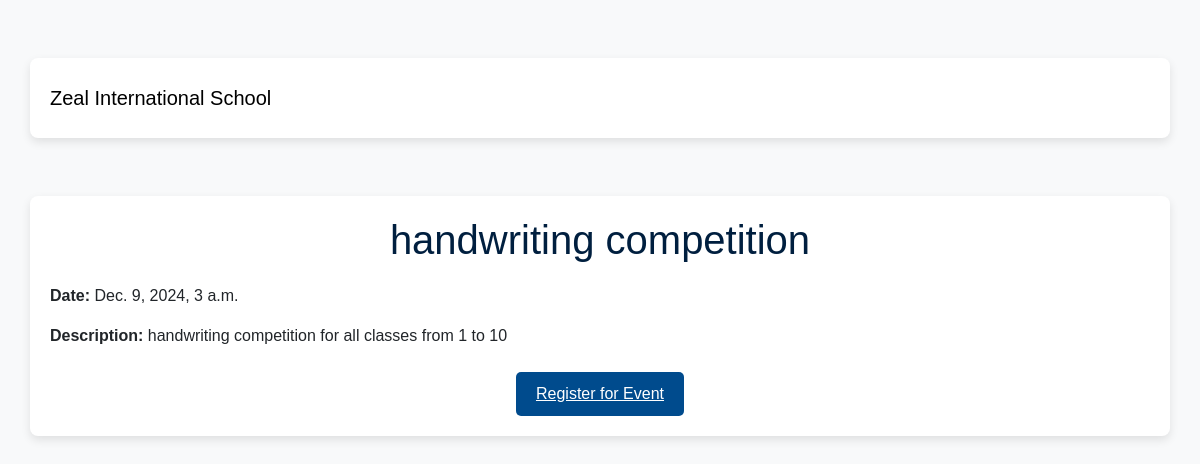
/users/events/1/, run on the app's committed database.
### users/models.py (models this page shows)
class Event(models.Model):
    name = models.CharField(max_length=100)
    description = models.TextField(null=True, blank=True)
    event_date = models.DateTimeField(null=True, blank=True)
    is_completed = models.BooleanField(default=False)
    created_at = models.DateTimeField(auto_now_add=True)
    event_image = models.ImageField(upload_to='event_images/', null=True, blank=True)

### users/views.py (the view)
# urls.py: path('events/<int:event_id>/', views.event_detail, name='event_detail'),
def event_detail(request, event_id):
    event = get_object_or_404(Event, id=event_id)
    return render(request, 'event/event_detail.html', {'event': event})

### templates/event/event_detail.html (shortened to what this page needs)
<!DOCTYPE html>
<html lang="en">
<head>
    <link href="https://cdn.jsdelivr.net/npm/bootstrap@5.3.2/dist/css/bootstrap.min.css" rel="stylesheet">
</head>
<body>
<nav class="navbar navbar-expand-lg">
    <div class="container">
        <a class="navbar-brand" href="#">Zeal International School</a>
    </div>
</nav>
<div class="container">
    <h1>{{ event.name }}</h1>
    <p><strong>Date:</strong> {{ event.event_date }}</p>
    <p><strong>Description:</strong> {{ event.description }}</p>
    <div class="text-center mt-4">
        <a href="{% url 'users:registerevent' event.id %}" class="btn-register">Register for Event</a>
    </div>
</div>
</body>
</html>

### templates/event/event_detail.html (style rules this page uses)
body { background-color: #f8f9fa; font-family: Arial, sans-serif; }
.container { margin-top: 50px; padding: 20px; background-color: #ffffff; border-radius: 8px; box-shadow: 0px 4px 10px rgba(0, 0, 0, 0.1); }
h1 { color: #001f3f; margin-bottom: 20px; text-align: center; }
.btn-register { background-color: #004b8d; color: white; border: none; padding: 10px 20px; border-radius: 5px; font-size: 1rem; text-align: center; display: inline-block; transition: background-color 0.3s ease; }

### data on the page
Event: name "handwriting competition", event_date "Dec. 9, 2024, 3 a.m.", description "handwriting competition for all classes from 1 to 10"
